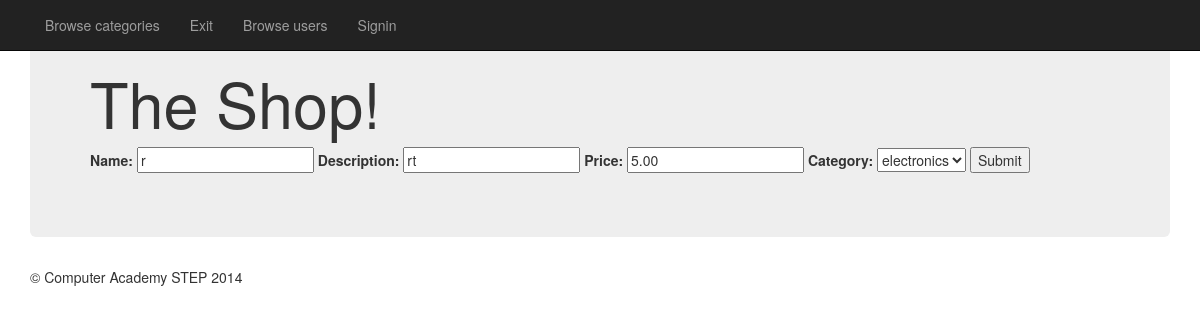
Screenshot of /index.php?ctrl=good&act=edit&id=20 (signed in) with the database file from the repository.
### tables this page shows
CREATE TABLE `goods` (
  `id` int(11) NOT NULL AUTO_INCREMENT,
  `name` varchar(512) DEFAULT NULL,
  `description` varchar(2048) DEFAULT NULL,
  `price` decimal(12,2) DEFAULT NULL,
  `category_id` int(11) DEFAULT NULL,
  PRIMARY KEY (`id`)
);

CREATE TABLE `categories` (
  `id` int(11) NOT NULL AUTO_INCREMENT,
  `name` varchar(256) DEFAULT NULL,
  PRIMARY KEY (`id`)
);

### controller/FrontController.php (called while the page is built, shortened)
<?php
class FrontController {
    function start() {
        $this->view = new View();
        $r = new Request();
        $ctrlName = $r->getGetValue('ctrl');
        switch ($ctrlName) {
            case 'good':
                $ctrl = new GoodsController($this->view);
                break;
        }
        $action = $r->getGetValue('act');
        $layOut = new Layout();
        $ctrl->setLayout($layOut);
        $view = $ctrl->{"{$action}Action"}();
        $layOut->setCtrlName($ctrlName);
        $layOut->setView($this->view);
        $layOut->render($view);
    }
}

### index.php (called while the page is built, shortened)
<?php
function findClass($class) {
    $class = str_replace('\\', '/', $class) . '.php';
}
$fc = new FrontController();
$fc->start();

### util/View.php (called while the page is built, shortened)
<?php
class View {
    private $storage = [];
    function __get($name) {
        if (isset($this->storage[$name])) {
            return $this->storage[$name];
        }
        return '';
    }
    function __set($name, $value) {
        $this->storage[$name] = $value;
    }
}

### model/service/GoodService.php (called while the page is built, shortened)
<?php
class GoodService {
    function getCategoruiesList() {
        $cats = [];
        $stmt = \util\MySQL::$db->prepare("SELECT id, name FROM categories");
        $stmt->execute();
        while ($item = $stmt->fetch(\PDO::FETCH_ASSOC)) {
            $cats[] = $item;
        }
        return $cats;
    }
    function find($id) {
        $stmt = \util\MySQL::$db->prepare("SELECT id, name, description, price, category_id FROM goods WHERE id=:id");
        $stmt->bindParam('id', $id);
        $stmt->execute();
        return $stmt->fetchObject('model\entity\Good');
    }
}

### controller/GoodsController.php (called while the page is built, shortened)
<?php
class GoodsController extends BaseController {
    private $goodService;
    private function getGoodService() {
        if (empty($this->goodService)) {
            $this->goodService = new GoodService();
        }
        return $this->goodService;
    }
    function editAction() {
        $r = $this->getRequest();
        if (!empty($r->getGetValue('id'))) {
            $good = $this->getGoodService()->find($r->getGetValue('id'));
        } else {
            $good = new Good();
        }
        $this->view->cats = $this->getGoodService()->getCategoruiesList();
        return 'edit';
    }
}

### controller/BaseController.php (called while the page is built, shortened)
<?php
class BaseController {
    private $request;
    protected function getRequest() {
        if (empty($this->request)) {
            $this->request = new Request();
        }
        return $this->request;
    }
}

### util/Request.php (called while the page is built, shortened)
<?php
class Request {
    function getGetValue($name) {
        return filter_input(INPUT_GET, $name, FILTER_SANITIZE_STRING);
    }
}

### model/entity/Good.php (called while the page is built, shortened)
<?php
class Good implements \JsonSerializable {
    private $description;
    private $name;
    private $price;
    private $category_id;
    public function getName() {
        return $this->name;
    }
    public function getPrice() {
        return $this->price;
    }
    public function getCategory_id() {
        return $this->category_id;
    }
    public function getDescription() {
        return $this->description;
    }
}

### view/good/edit.php (the view, shortened to what this page needs)
<html>
    <body>
        <?php
        if($_SESSION['admin']){
            ?>
        <form method="post" action="index.php?ctrl=good&act=edit">
            <label for="name">Name:</label>
            <input type="text" name="name" value="<?php echo $this->view->good->getName(); ?>" />
            <label for="desc">Description:</label>
            <input type="text" name="desc" value="<?php echo $this->view->good->getDescription(); ?>" />
            <label for="price">Price:</label>
            <input type="text" name="price" value="<?php echo $this->view->good->getPrice(); ?>" />
            <label for="cat">Category:</label>
            <select name="cat">
                <?php foreach ($this->view->cats as $cat) { ?>
                <option <?php if ($cat['id'] == $this->view->good->getCategory_id()) echo 'selected'; ?> value="<?php echo $cat['id']; ?>"><?php echo $cat['name']; ?></option>
                <?php } ?>
            </select>
            <input type="submit" />
        <?php } ?>
        </form>
    </body>
</html>

### rows the page displays
goods: name "r", desc "rt", price "5.00", cat "electronics"
